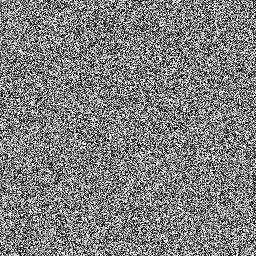
%> input picture result1_mingwen.jpg, 256 x 256 px
$ octave mingwen.m   (GNU Octave 9; MATLAB toolbox functions it lacks are replaced by stand-ins)
%> lines starting %> are read from the running program, lines starting %| are printed output that depends on the picture
### pingjia/NPCRUACI.m
function nu = NPCRUACI(P1,P2)
    nu=zeros(1,2);
    P1=double(P1);P2=double(P2);[M,N]=size(P1);
    D=(P1~=P2);nu(1)=sum(sum(D))/(M*N)*100;
    fprintf('NPCR=%8.4f%%.  ',nu(1));
    nu(2)=sum(sum(abs(P1-P2)))/(255*M*N)*100;
    fprintf('UACI=%8.4f%% .\n',nu(2));
end

### mingwen.m
%% 明文敏感
clear;
clc;
close all;
I1=imread('result1_mingwen.jpg'); %036_512.jpg
%> I1 is the input picture: size 256x256 uint8; min 0, max 255, mean 127.4
if size(I1,3)>1
I1=rgb2gray(I1);
end
[M,N]=size(I1);
%> M = 256; N = 256
I1=double(I1);
%> I1: size 256x256 double
figure;
imshow(I1);
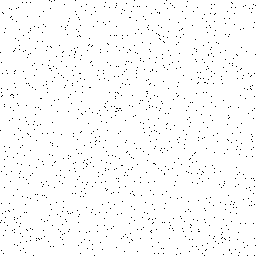
%> displayed picture: size 256x256, on the screen's scale of 0 to 255; 98.2% white; black in thin lines or dots
I2=imread('result2_mingwen.jpg'); %QR码512
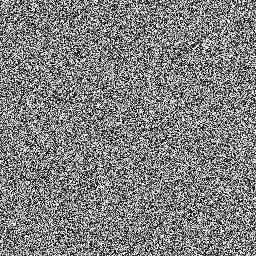
%> input picture result2_mingwen.jpg, 256 x 256 px
%> I2 is the input picture: size 256x256 uint8; min 0, max 255, mean 127.8
if size(I2,3)>1
I2=rgb2gray(I2);
end
figure;
imshow(I2);
I2=double(I2);
%> I2: size 256x256 double
I_CHA=abs(I1-I2);
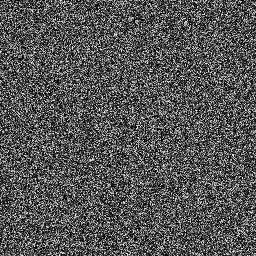
%> I_CHA: size 256x256 double; min 0, max 255, mean 85.6
figure;
imshow(uint8(I_CHA));
%% 明文敏感性
nu = NPCRUACI(I1,I2);
%> in NPCRUACI, `D=(P1~=P2)`:
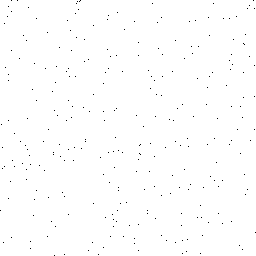
%> D: size 256x256 logical; 99.6% white; black in thin lines or dots
%| NPCR= 99.5789%.  UACI= 33.5798% .
%> nu = [99.58 33.58]
